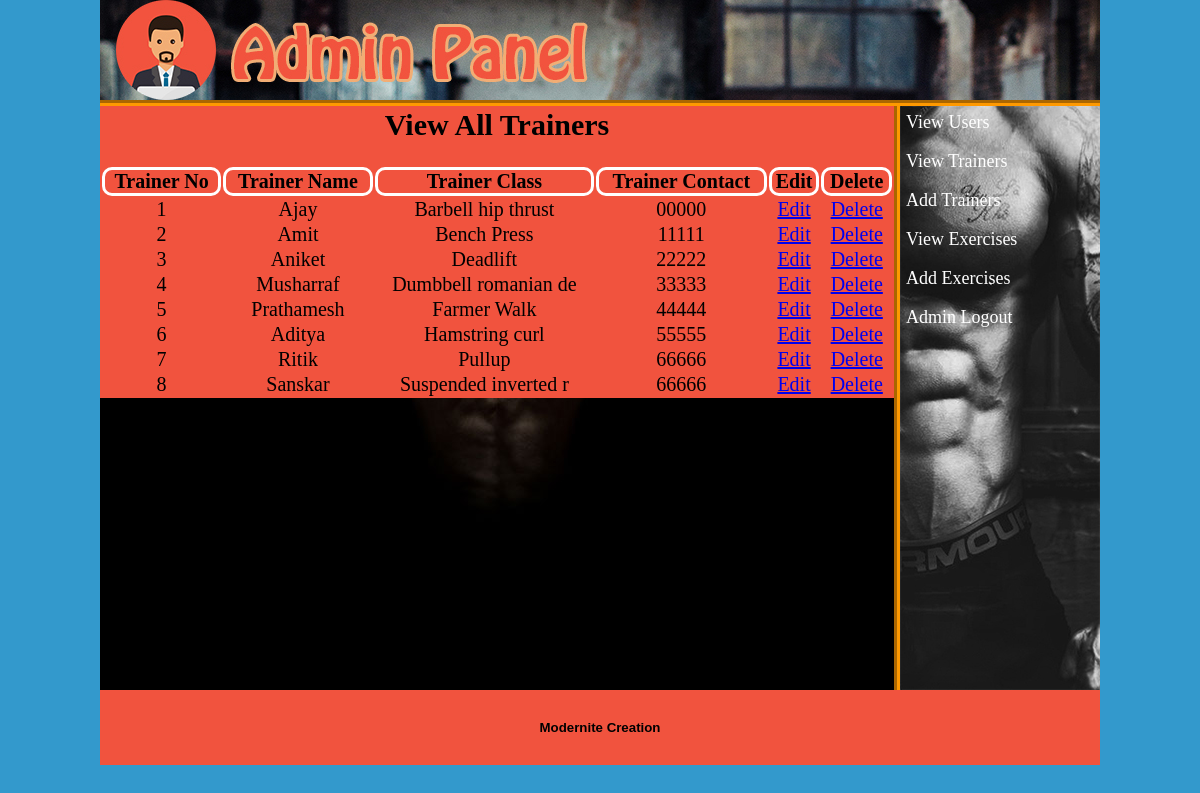
The page /index1.php?view_trainers (signed in) on the database its author committed.
### tables this page shows
CREATE TABLE `trainer` (
  `tran_id` int(10) NOT NULL,
  `tran_name` varchar(20) NOT NULL,
  `tran_class` varchar(30) NOT NULL,
  `tran_contact` varchar(10) NOT NULL
);

### view_trainers.php (the view, shortened to what this page needs)
<html>
<head>
</head>
<body>
	<?php
		if(isset($_GET['view_trainers'])) {
	?>
	<table align="center" width="794" style="color:black; font-size: 20;">
		<tr align="center">
			<td colspan="6"><h2>View All Trainers</h2><br></td>
		</tr>
		<tr>
			<th>Trainer No</th>
			<th>Trainer Name</th>
			<th>Trainer Class</th>
			<th>Trainer Contact</th>
			<th>Edit</th>
			<th>Delete</th>
		</tr>
		<?php
		$i=0;
			$sel_trainer="SELECT * FROM trainer";
			$run_trainer=mysqli_query($con, $sel_trainer);
			while ($row_trainer=mysqli_fetch_array($run_trainer)) {
				$tran_id=$row_trainer['tran_id'];
				$tran_name=$row_trainer['tran_name'];
				$tran_class=$row_trainer['tran_class'];
				$tran_contact=$row_trainer['tran_contact'];
				$i++;
		?>
		<tr align="center">
			<td><?php echo $i; ?></td>
			<td><?php echo $tran_name; ?></td>
			<td><?php echo $tran_class; ?></td>
			<td><?php echo $tran_contact; ?></td>
			<td><a href="index1.php?edit_tran=<?php echo $tran_id; ?>">Edit</a></td>
			<td><a href="index1.php?delete_tran=<?php echo $tran_id; ?>">Delete</a></td>
		</tr>
		<?php } ?>
	</table>
	<?php } ?>
</body>
</html>

### styles1/style1.css (style rules this page uses)
html, body, div, span, applet, object, iframe, h1, h2, h3, h4, h5, h6, p, blockquote, pre, a, abbr, acronym, address, big, cite, code, del, dfn, em, img, ins, kbd, q, s, samp, small, strike, strong, sub, sup, tt, var, b, u, i, center, dl, dt, dd, ol, ul, li, fieldset, form, label, legend, table, caption, tbody, tfoot, thead, tr, th, td, article, aside, canvas, details, embed, figure, figcaption, footer, header, hgroup, menu, nav, output, ruby, section, summary, time, mark, audio, video { margin: 0; padding: 0; border: 0; vertical-align: baseline; }
body { background-color: #39C; background-position: center; background-size: cover; background-repeat: no-repeat; }

### view_trainers.php (style rules this page uses)
table { background-color: #f1533e; }
tr,th { border: 3px solid white; border-radius: 10px; }

### rows shown on the page
trainer: tran_name "Ajay", tran_class "Barbell hip thrust", tran_contact "00000"
trainer: tran_name "Amit", tran_class "Bench Press", tran_contact "11111"
trainer: tran_name "Aniket", tran_class "Deadlift", tran_contact "22222"
trainer: tran_name "Musharraf", tran_class "Dumbbell romanian de", tran_contact "33333"
trainer: tran_name "Prathamesh", tran_class "Farmer Walk", tran_contact "44444"
trainer: tran_name "Aditya", tran_class "Hamstring curl", tran_contact "55555"
trainer: tran_name "Ritik", tran_class "Pullup", tran_contact "66666"
trainer: tran_name "Sanskar", tran_class "Suspended inverted r", tran_contact "66666"
